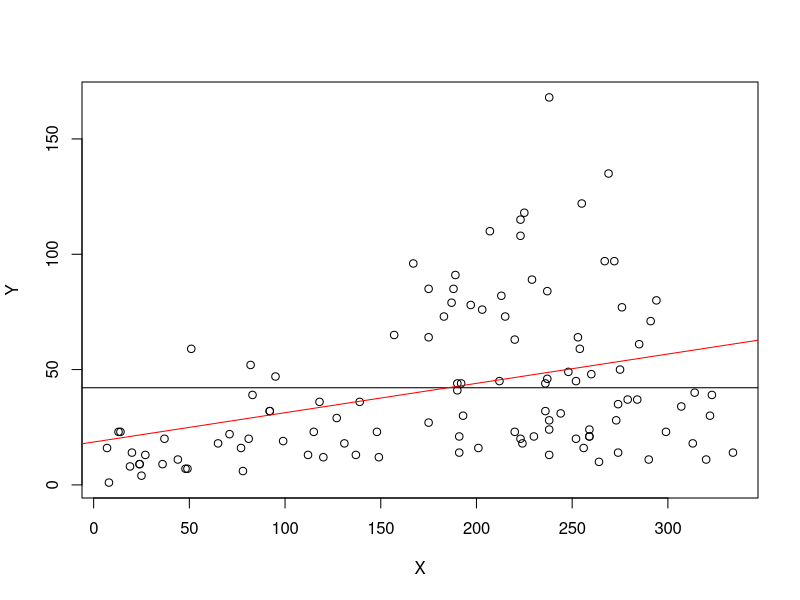
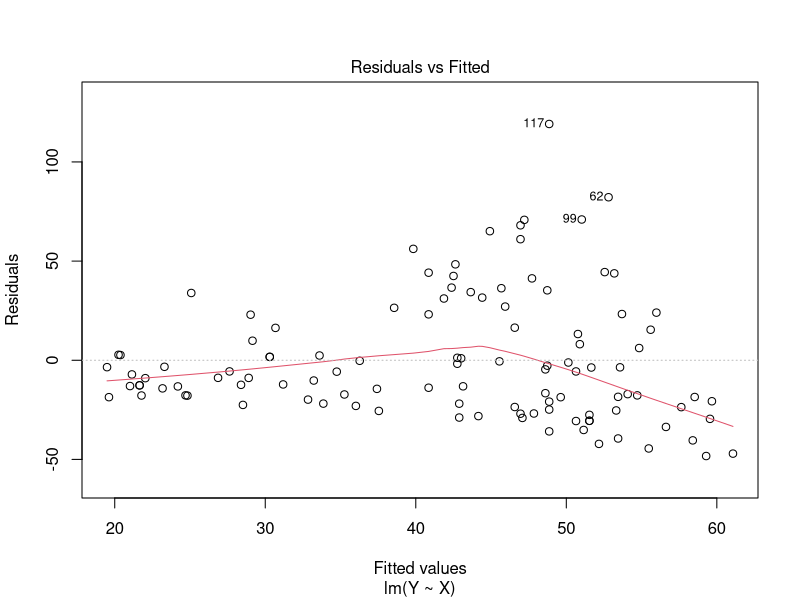
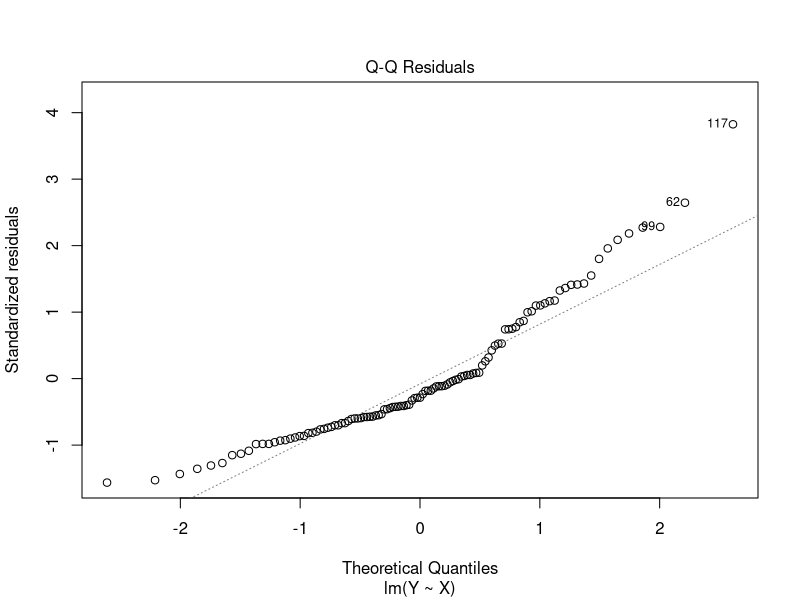
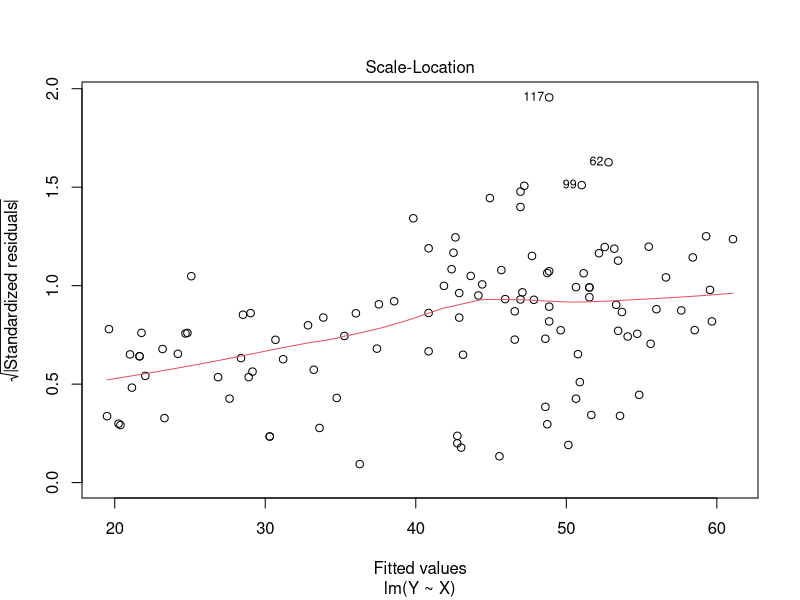
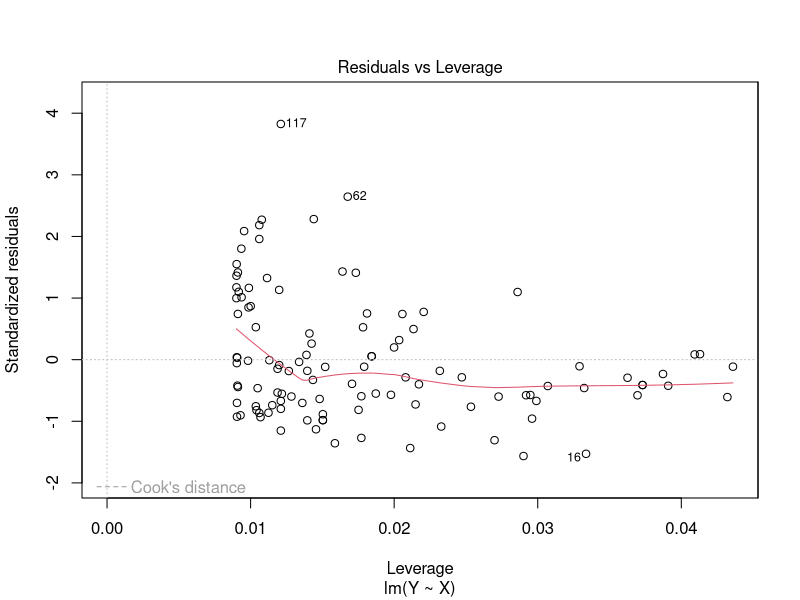
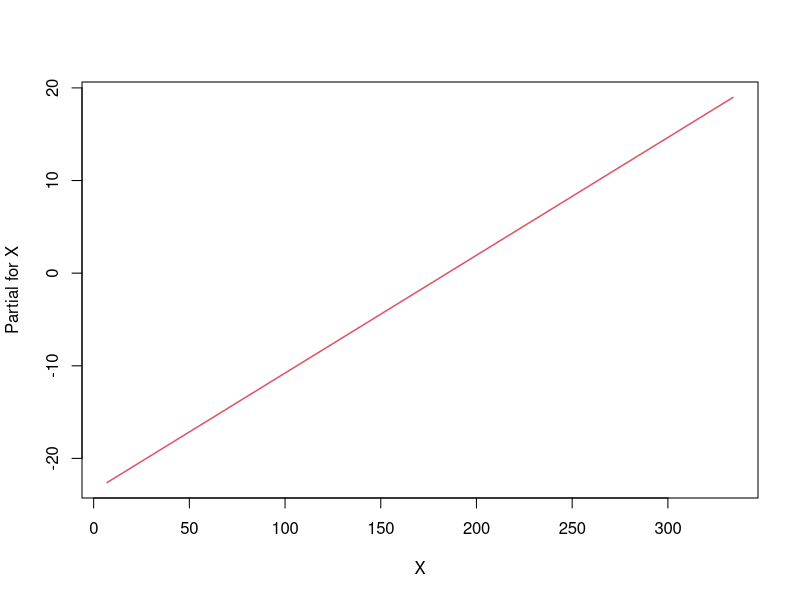

Reproduce these figures in R, in order.
data()  # reveals all datasets shipped with R

data("airquality")  # loads the dataset into R
attach(airquality)
# [1] "Ozone"   "Solar.R" "Wind"    "Temp"    "Month"   "Day"  
Y<-Ozone    # Y is response variable
X<-Solar.R  # X is explanatory variable
plot(Y~X)

# mean(Y) or mean(ozone) is NA (not available) so must be removed with na.rm
mean(Y, na.rm = TRUE)
mean.ozone<-mean(Y, na.rm = TRUE)
abline(h=mean.ozone)
# Fit a linear model lm to data using lm
model1<- lm(Y~X)
abline(model1, col="red")

plot(model1) # residuals vs fitted plots most important

termplot(model1)

summary(model1)


